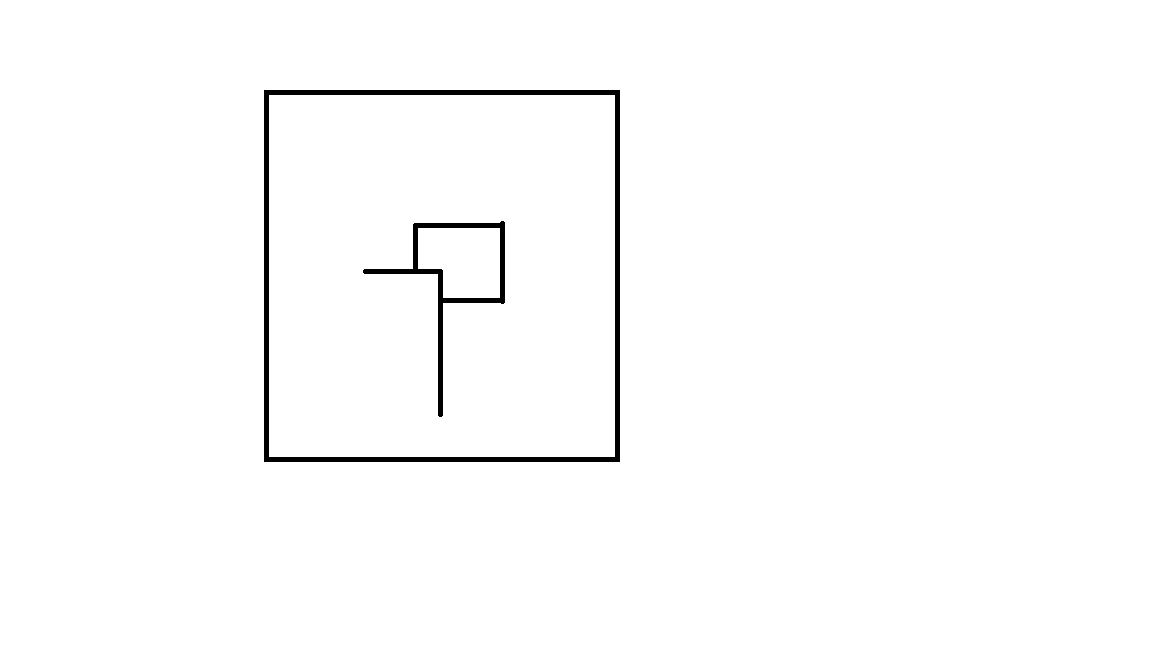
#> input picture opencv/Map.png, 1152 x 648 px
$ python Motion_det2frame.py --input basetest.jpg
#> lines starting #> are read from the running program, lines starting #| are printed output that depends on the picture; after the words box and inside, x2 and y2 are one past the last pixel; in counts of white or black regions, pixels touching at a corner belong together
import cv2, time, pandas
from datetime import datetime
import numpy as np
import argparse

parser = argparse.ArgumentParser()
parser.add_argument('-i','-I','--input',nargs='+',
                    help='Input vedio file')
parser.add_argument('-o','-U','--output', default = "combine_result",
                    help='Output vedio file, default as "combine_result"')
parser.add_argument('-f','-F','--FPS', type = int,
                    help='Start from X second. default is the same as the first video')
parser.add_argument('-w','-W','--window', nargs='?',
                    help='1920x1080 default is the combined size of two vedio')

args = parser.parse_args()
File = args.input
OUTPUT = args.output
Window = args.window
fps = args.FPS

# Read logo and resize
logo = cv2.imread('Map.png')
#> logo is the input picture: shape (648, 1152, 3); 98.7% white; 2 black regions, box (x1, y1, x2, y2) and area: (264, 90, 620, 462) 7180, (363, 221, 505, 417) 2445

# Create a mask of logo
img2gray = cv2.cvtColor(logo, cv2.COLOR_BGR2GRAY)
check, mask = cv2.threshold(img2gray, 1, 255, cv2.THRESH_BINARY)

# function for combined two frames.
def Fram_connect(frame0, frame2, Video_w, Video_h,  Video_w2, Video_h2):
  frame2 = cv2.resize(frame2, (int(Video_w2), int(Video_h)), interpolation = cv2.INTER_AREA)
  BG = cv2.resize(frame0, (int(Video_w + Video_w2), int(Video_h)), interpolation = cv2.INTER_AREA)
  BG[0:int(Video_h),0:int(Video_w)] = frame0
  BG[0:int(Video_h),int(Video_w):int(Video_w+ Video_w2)] = frame2
  return (BG)

# Assigning our static_back to None
static_back = None
static_back2 = None
# List when any moving object appear
motion_list = [ None, None ]
motion_list2 = [ None, None ]
# Time of movement
time = []
time2 = []
# Initializing DataFrame
df = pandas.DataFrame(columns = ["Start", "End"])

# Capturing video
video = cv2.VideoCapture(0)
video2 = cv2.VideoCapture(1)

# The video 1 set the video 1 as the default size and fps
fps_c = video.get(cv2.CAP_PROP_FPS)
Video_h =video.get(cv2.CAP_PROP_FRAME_HEIGHT)
Video_w = video.get(cv2.CAP_PROP_FRAME_WIDTH)

fps_c2 = video2.get(cv2.CAP_PROP_FPS)
Video_h2 = video2.get(cv2.CAP_PROP_FRAME_HEIGHT)
Video_w2 = video2.get(cv2.CAP_PROP_FRAME_WIDTH)

# args for the video output
fps = fps_c

if Window == None:
  size = (int(Video_w+Video_w2), int(Video_h))
else:
    size = (int(Window.split("x")[0]), int(Window.split("x")[1]))

fourcc = cv2.VideoWriter_fourcc('M','J','P','G')
videowriter = cv2.VideoWriter(OUTPUT + ".avi",fourcc,fps,size)

while True:
	check, frame = video.read()
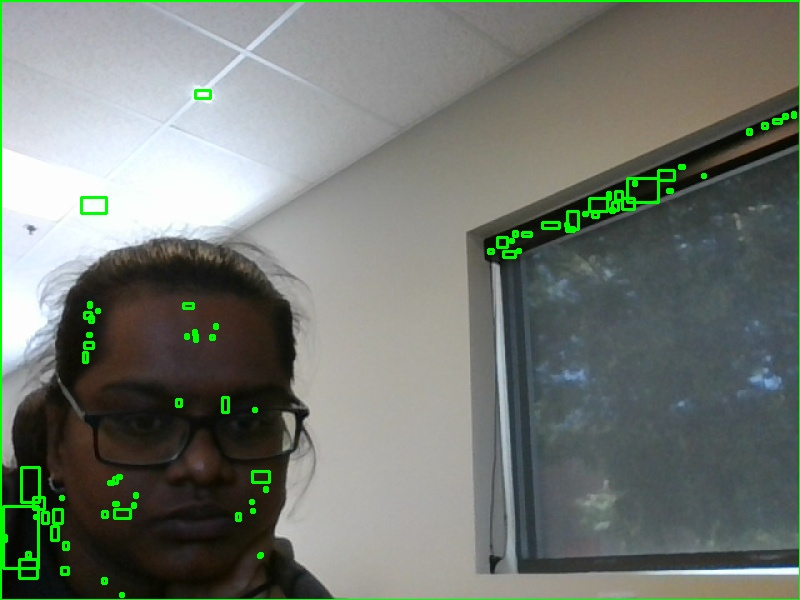
#> input picture opencv/basetest.jpg, 800 x 600 px, given in place of the camera
#> frame is the input picture: shape (600, 800, 3); mean B, G, R 113.3, 121, 114.5
	# Region of Image (ROI), where we want to insert logo
	roi = frame[10:100, 10:100]
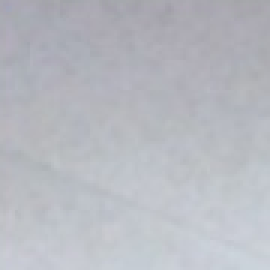
#> roi: shape (90, 90, 3) (shown 3 times larger); mean B, G, R 192.8, 185.9, 183.6
	# Set an index of where the mask is
#> (the run stopped early here; a loop or call above may not have finished)
